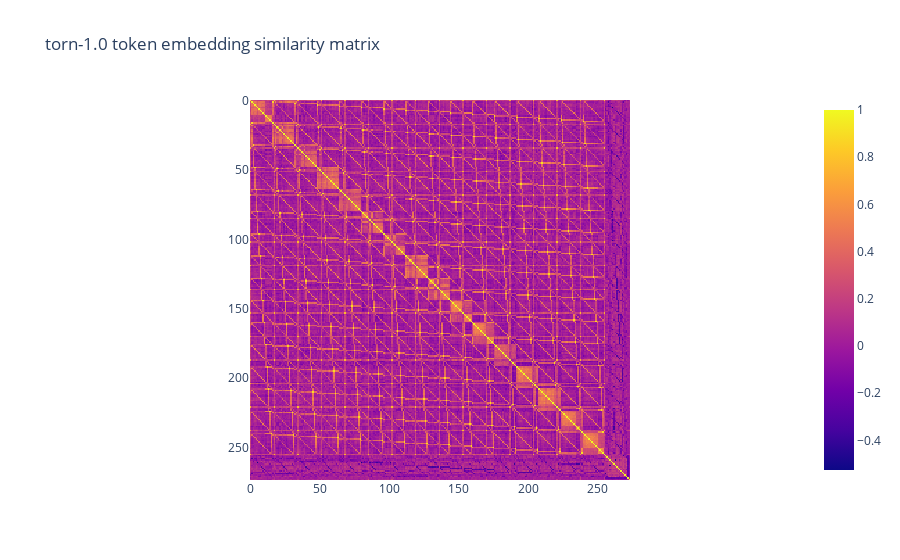

Notebook code cell kept with this figure:
### Code cell
import plotly.express as px

embedding = model.module.token_embedding_table(torch.arange(vocab_size)).detach().cpu().numpy()

similarity = []

for x in embedding:
    row = []
    for y in embedding:
        row.append(np.dot(x, y)/(np.linalg.norm(x)*np.linalg.norm(y)))
    similarity.append(row)

similarity = np.array(similarity)

px.imshow(similarity.round(3), title=f"{MODELNAME} token embedding similarity matrix")

### Figure 1 — Plotly figure (JSON) as saved in the notebook; plotly's stock layout.template omitted (floating-point values rounded to 4 significant figures; data arrays with more than 128 entries replaced by an {"elided": "..."} marker saying what was removed)
{"data": [{"coloraxis": "coloraxis", "hovertemplate": "x: %{x}<br>y: %{y}<br>color: %{z}<extra></extra>", "name": "0", "type": "heatmap", "xaxis": "x", "yaxis": "y", "z": {"elided": "274x274 float values"}}], "layout": {"coloraxis": {"colorscale": [[0, "#0d0887"], [0.1111, "#46039f"], [0.2222, "#7201a8"], [0.3333, "#9c179e"], [0.4444, "#bd3786"], [0.5556, "#d8576b"], [0.6667, "#ed7953"], [0.7778, "#fb9f3a"], [0.8889, "#fdca26"], [1, "#f0f921"]]}, "title": {"text": "torn-1.0 token embedding similarity matrix"}, "xaxis": {"anchor": "y", "constrain": "domain", "domain": [0, 1], "scaleanchor": "y"}, "yaxis": {"anchor": "x", "autorange": "reversed", "constrain": "domain", "domain": [0, 1]}}}
